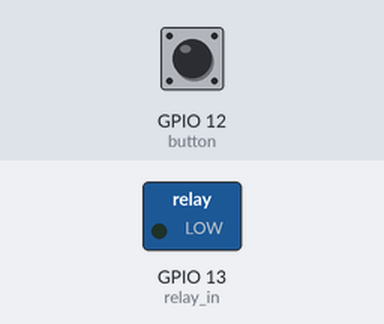
The program below on a simulated ESP8266 board running MicroPython. Parts: switched loads named in the program (green lamp = pin HIGH). Dashed ring = blinking. The inputs (shaded band) are chosen by the test bench; at power-on: GPIO 12 (button) HIGH.

Above: at 1.2 s.
1.3 s: GPIO 12 (button) pulsed LOW 5 times (0.12 s each, 0.3 s apart)
At 1.77 s:
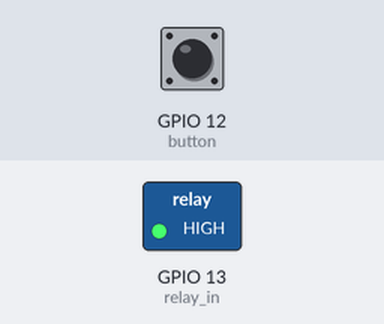
4.3 s: GPIO 12 (button) pulled LOW for 0.15 s
At 4.7 s:
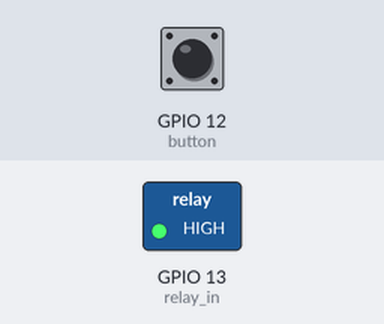
5.9 s: GPIO 12 (button) pulled LOW for 1 s
At 7.1 s:
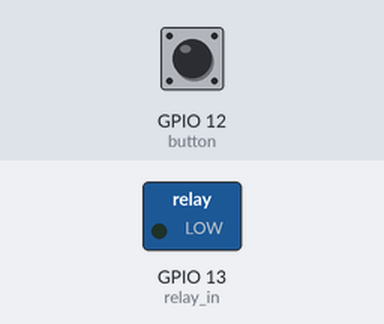
Timing chart, 0 to 8.9 s (numbered marks = the images above; inputs shaded):
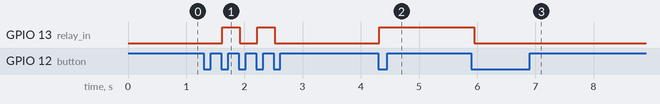

The program:

main.py
```python
from machine import Pin
import time
relay_in = Pin(13, Pin.OUT)
button = Pin(12, Pin.IN, Pin.PULL_UP)


def open_lamp(pin):
    if pin.value() == 0:
        return
    while pin.value() == 1:
        time.sleep_ms(100)
    relay_in.value(not relay_in.value())


# IRQ_RISING  上升沿触发
# IRQ_FALLING 下降沿触发
button.irq(trigger=Pin.IRQ_RISING | Pin.IRQ_FALLING, handler=open_lamp)
```

Measured:
- after the input at 1.3 s, GPIO 13 (relay_in): alternates HIGH for 0.30 s and LOW for 0.30 s, 4 changes in all, then stays LOW, starting after 0.32 s
- after the input at 4.3 s, GPIO 13 (relay_in): LOW → HIGH at once
- after the input at 5.9 s, GPIO 13 (relay_in): HIGH → LOW after 0.05 s
